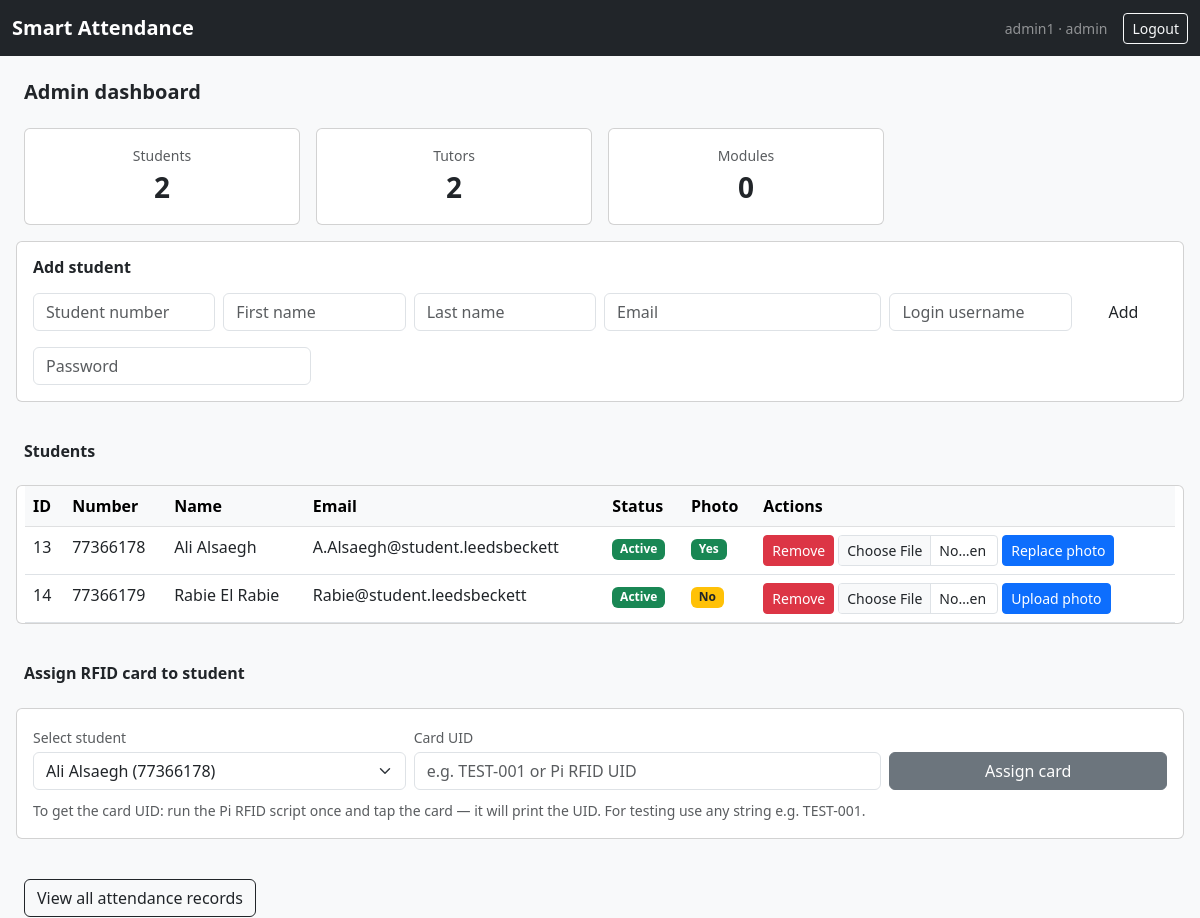
Page /dashboard/admin/ (signed in, upper part) on the earlier database version.
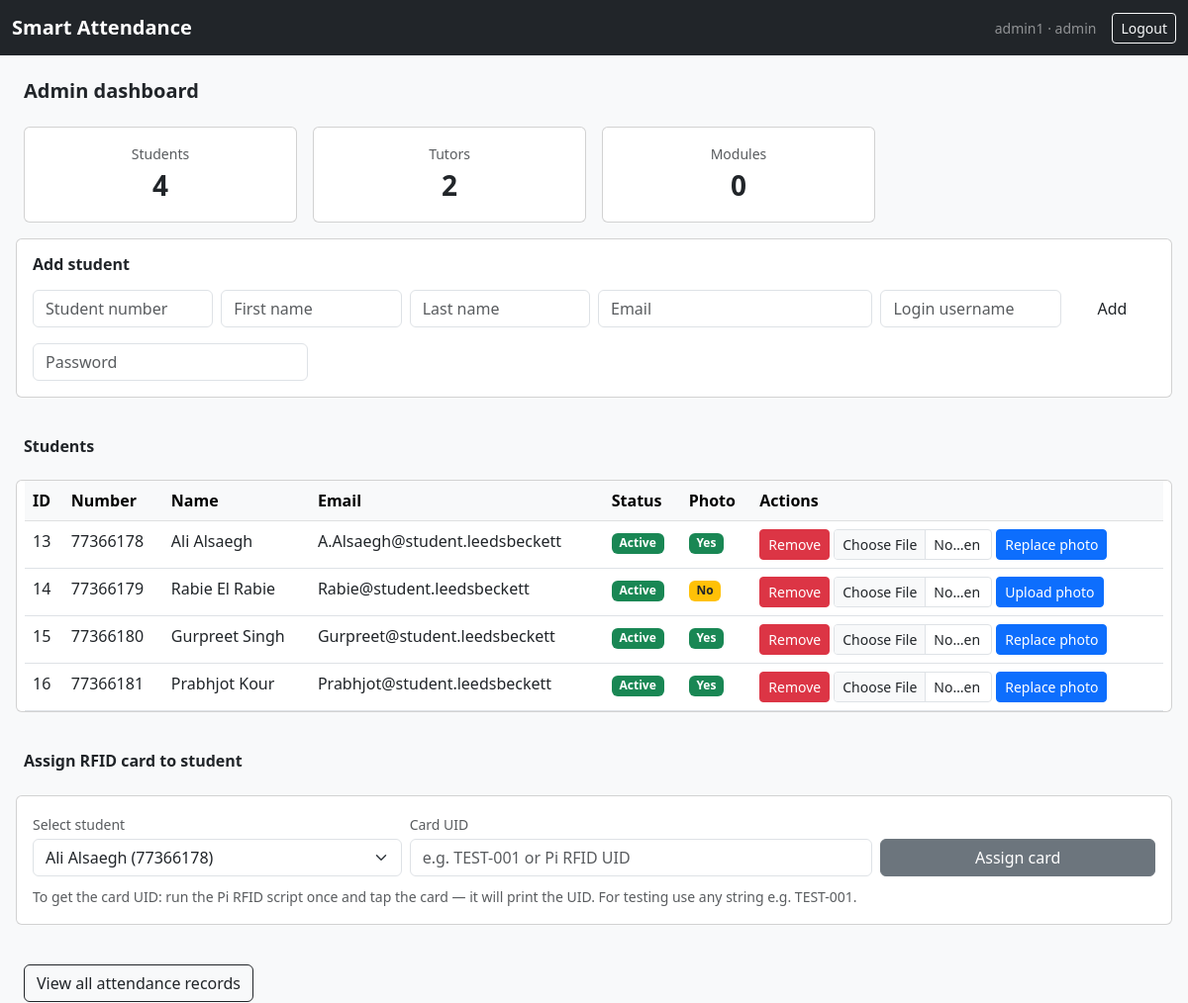
Same page on the later database version.
### core/models.py (models this page shows, shortened)
class User(AbstractUser):
    ROLE_CHOICES = [
        ('admin',   'Admin'),
        ('tutor',   'Tutor'),
        ('student', 'Student'),
    ]
    role = models.CharField(max_length=20, choices=ROLE_CHOICES, default='student')
    student_number = models.CharField(max_length=50, blank=True, null=True)
    staff_number = models.CharField(max_length=50, blank=True, null=True)

### core/views.py (the view)
# urls.py: path('dashboard/admin/',views.admin_dashboard, name='admin_dashboard'),
@login_required
@role_required('admin')
def admin_dashboard(request):
    modules = []
    try:
        response = requests.get(API + "/modules")
        modules = response.json().get('modules', [])
    except:
        print("could not connect to flask api")
    raw_students = User.objects.filter(role='student')
    tutors       = User.objects.filter(role='tutor')
    students = []
    for s in raw_students:
        students.append({
            'id':             s.id,
            'username':       s.username,
            'first_name':     s.first_name,
            'last_name':      s.last_name,
            'email':          s.email,
            'student_number': s.student_number,
            'is_active':      s.is_active,
            'has_photo':      student_has_photo(s.student_number) if s.student_number else False,
        })
    return render(request, 'core/admin_dashboard.html', {
        'students': students,
        'tutors':   tutors,
        'modules':  modules,
    })

### core/views.py (called while the page is built)
def student_has_photo(student_number):
    photo_path = os.path.join(
        django_settings.MEDIA_ROOT,
        'student_photos',
        student_number + '.jpg'
    )
    return os.path.exists(photo_path)

### core/templates/core/admin_dashboard.html (shortened to what this page needs)
{% extends 'core/base.html' %}
{% block content %}
<h5 class="fw-semibold mb-4">Admin dashboard</h5>
<div class="row g-3 mb-4">
    <div class="col-md-3">
        <div class="card text-center p-3">
            <div class="text-muted small">Students</div>
            <div class="fs-3 fw-semibold">{{ students|length }}</div>
        </div>
    </div>
    <div class="col-md-3">
        <div class="card text-center p-3">
            <div class="text-muted small">Tutors</div>
            <div class="fs-3 fw-semibold">{{ tutors|length }}</div>
        </div>
    </div>
    <div class="col-md-3">
        <div class="card text-center p-3">
            <div class="text-muted small">Modules</div>
            <div class="fs-3 fw-semibold">{{ modules|length }}</div>
    </div>
</div>
<div class="card p-3 mb-4">
    <h6 class="fw-semibold mb-3">Add student</h6>
    <form method="post" action="{% url 'create_student' %}">
        <div class="row g-2">
            <div class="col-md-2">
                <input type="text" name="student_number" class="form-control" placeholder="Student number" required>
            </div>
            <div class="col-md-2">
                <input type="text" name="first_name" class="form-control" placeholder="First name" required>
            </div>
            <div class="col-md-2">
                <input type="text" name="last_name" class="form-control" placeholder="Last name" required>
            </div>
            <div class="col-md-3">
                <input type="email" name="email" class="form-control" placeholder="Email" required>
            </div>
            <div class="col-md-2">
                <input type="text" name="username" class="form-control" placeholder="Login username" required>
            </div>
            <div class="col-md-1">
                <button class="btn btn-lbu w-100">Add</button>
            </div>
        </div>
        <div class="row g-2 mt-2">
            <div class="col-md-3">
                <input type="password" name="password" class="form-control" placeholder="Password" required>
            </div>
        </div>
    </form>
</div>
<h6 class="fw-semibold mb-2">Students</h6>
<div class="card mb-4">
    <div class="table-responsive">
        <table class="table table-hover mb-0">
            <thead class="table-light">
                <tr>
                    <th>ID</th>
                    <th>Number</th>
                    <th>Name</th>
                    <th>Email</th>
                    <th>Status</th>
                    <th>Photo</th>
                    <th>Actions</th>
                </tr>
            </thead>
            <tbody>
                {% for s in students %}
                <tr>
                    <td>{{ s.id }}</td>
                    <td>{{ s.student_number }}</td>
                    <td>{{ s.first_name }} {{ s.last_name }}</td>
                    <td>{{ s.email }}</td>
                    <td>
                        {% if s.is_active %}
                            <span class="badge bg-success">Active</span>
                        {% else %}
                            <span class="badge bg-secondary">Inactive</span>
                        {% endif %}
                    </td>
                    <td>
                        {% if s.has_photo %}
                            <span class="badge bg-success">Yes</span>
                        {% else %}
                            <span class="badge bg-warning text-dark">No</span>
                        {% endif %}
                    </td>
                    <td>
                        <div class="d-flex gap-1 flex-wrap">
                            {% if s.id %}
                            <form method="post" action="{% url 'delete_student' s.id %}">
                                <button class="btn btn-sm btn-danger">
                                    Remove
                                </button>
                            </form>
                            {% endif %}
                            {% if s.student_number %}
                            <form method="post"
                                action="{% url 'upload_student_photo' s.student_number %}"
                                enctype="multipart/form-data"
                                class="d-flex gap-1 align-items-center">
                                <input type="file"
                                    name="photo"
                                    accept=".jpg,.jpeg,.png"
                                    class="form-control form-control-sm"
                                    style="width: 160px;"
                                    required>
                                <button class="btn btn-sm btn-primary">
                                    {% if s.has_photo %}
                                        Replace photo
                                    {% else %}
                                        Upload photo
                                    {% endif %}
                                </button>
                            </form>
                            {% endif %}
                        </div>
                    </td>
                </tr>
                {% empty %}
                <tr>
                    <td colspan="7"class="text-center text-muted py-3">
                        No students yet
                    </td>
                </tr>
                {% endfor %}
            </tbody>
        </table>
    </div>
</div>
<h6 class="fw-semibold mb-2">Assign RFID card to student</h6>
<div class="card p-3 mb-4">
<form method="post" action="{% url 'assign_card' %}">
    <div class="row g-2 align-items-end">
    <div class="col-md-4">
        <label class="form-label text-muted small mb-1">Select student</label>
        <select name="student_id" class="form-select">
        {% for s in students %}
        <option value="{{ s.student_number }}">
            {{ s.first_name }} {{ s.last_name }}
        </option>
        {% endfor %}
        </select>
    </div>
    <div class="col-md-5">
        <label class="form-label text-muted small mb-1">Card UID</label>
        <input type="text" name="card_uid" class="form-control"
            placeholder="e.g. TEST-001 or Pi RFID UID" required>
    </div>
    <div class="col-md-3">
        <button class="btn btn-secondary w-100">Assign card</button>
    </div>
    </div>
    <div class="mt-2">
    <small class="text-muted">
        To get the card UID: run the Pi RFID script once and tap
        the card — it will print the UID. For testing use any
        string e.g. TEST-001.
    </small>
    </div>
</form>
</div>
<div class="mb-4">
<a href="{% url 'admin_attendance' %}"
    class="btn btn-outline-dark">
View all attendance records
</a>
</div>
{% endblock %}

### core/templates/core/base.html (shortened to what this page needs)
<!DOCTYPE html>
<html lang="en">
<head>
    <link href="https://cdn.jsdelivr.net/npm/bootstrap@5.3.0/dist/css/bootstrap.min.css" rel="stylesheet">
</head>
<body>
<nav class="navbar navbar-expand-lg navbar-dark bg-dark">
    <div class="container-fluid">
        <a class="navbar-brand" href="/dashboard/">Smart Attendance</a>
        {% if user.is_authenticated %}
        <div class="ms-auto d-flex align-items-center gap-3">
            <span class="text-white-50 small">{{ user.username }} · {{ user.role }}</span>
            <a href="/logout/" class="btn btn-outline-light btn-sm">Logout</a>
        </div>
        {% endif %}
    </div>
</nav>
<div class="container-fluid">
    <div class="row">
        <main class="col py-4 px-4">
            {% block content %}{% endblock %}
        </main>
    </div>
</div>
</body>
</html>

### core/templates/core/base.html (style rules this page uses)
body { background-color: #f8f9fa; }
.navbar-brand { font-weight: 600; }

Differences in the rows shown:
added User: student_number "77366180", first_name "Gurpreet", last_name "Singh", email "Gurpreet@student.leedsbeckett"
added User: student_number "77366181", first_name "Prabhjot", last_name "Kour", email "Prabhjot@student.leedsbeckett"
Other differences:
{{ students|length }}: "2" → "4"
new list line: "15 Active Yes Remove  Replace photo"
new list line: "16 Active Yes Remove  Replace photo"
